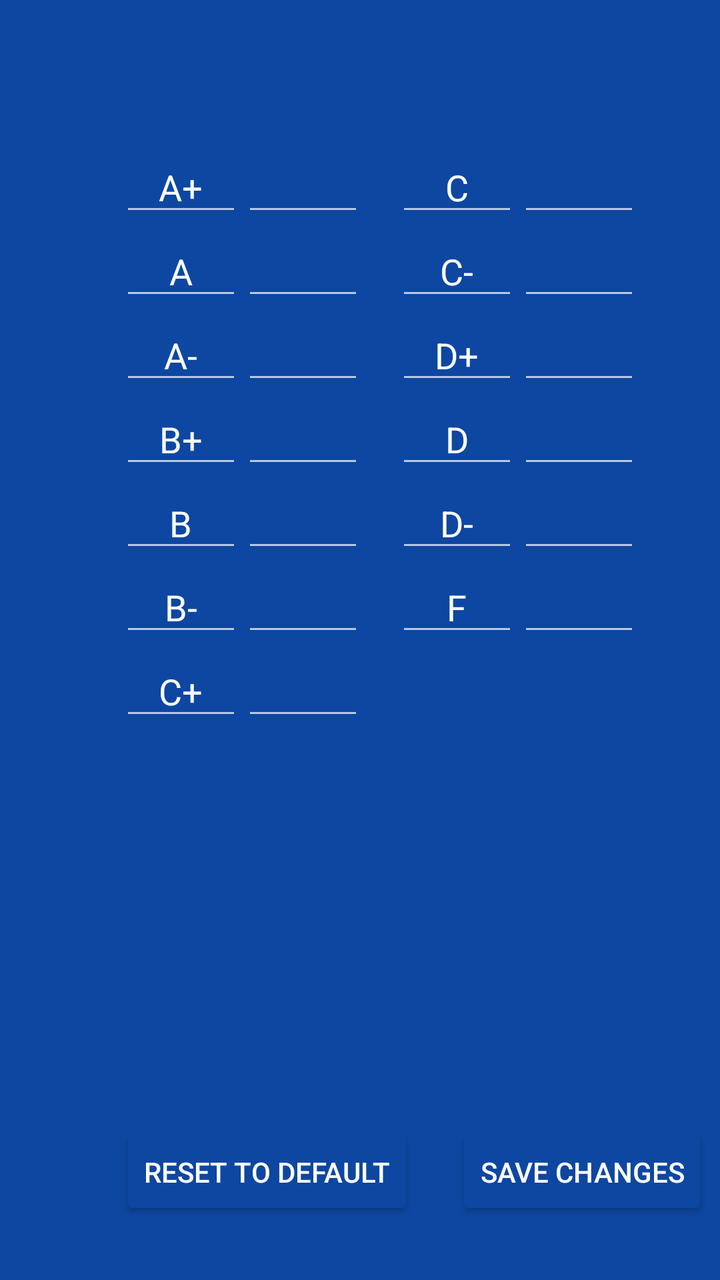
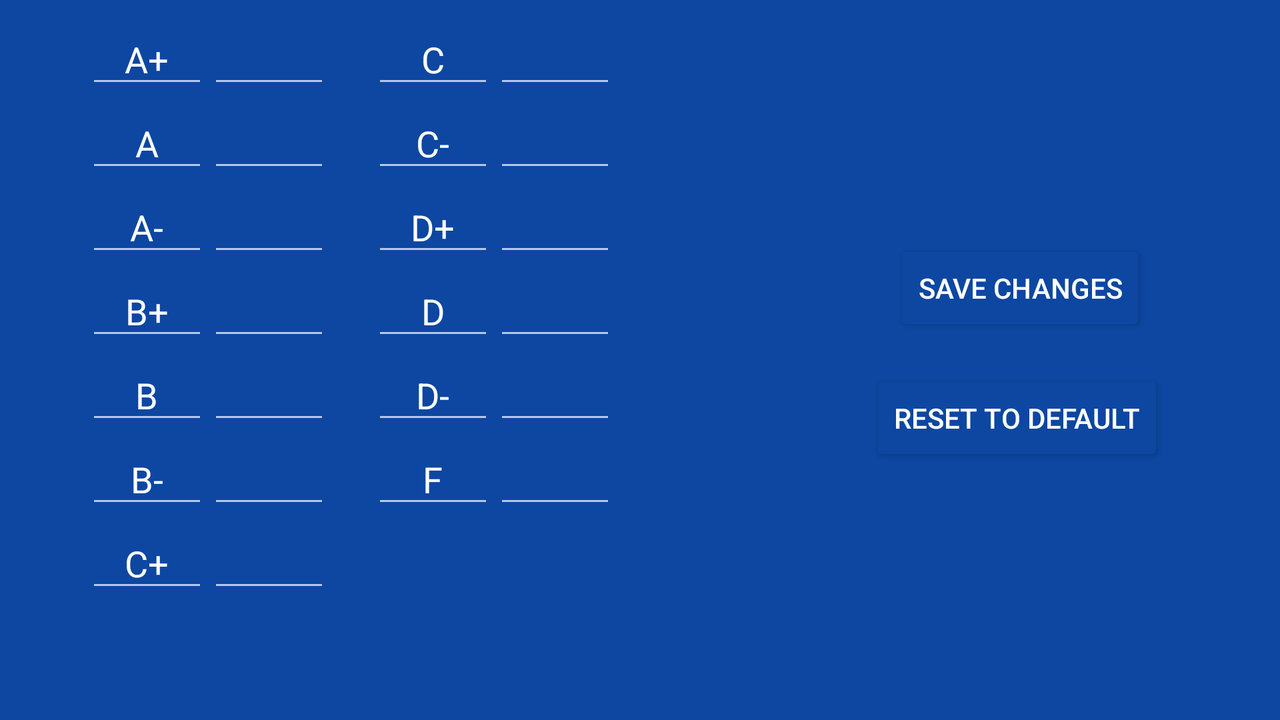

Compare how this app lays out the same screen by default and in its alternative resource folder. The renders come first, then the two layout files and the values they reference.
<!-- AndroidManifest.xml: application theme AppTheme -->
<!-- res/layout/activity_change_scale.xml -->
<?xml version="1.0" encoding="utf-8"?>
<android.support.constraint.ConstraintLayout xmlns:android="http://schemas.android.com/apk/res/android"
    xmlns:app="http://schemas.android.com/apk/res-auto"
    xmlns:tools="http://schemas.android.com/tools"
    android:layout_width="match_parent"
    android:layout_height="match_parent"
    tools:context="kobeissidev.calculategpa.ChangeScale"
    tools:layout_editor_absoluteY="25dp"
    tools:layout_editor_absoluteX="0dp">

    <Button
        android:id="@+id/defaultButton"
        android:layout_width="wrap_content"
        android:layout_height="wrap_content"
        android:layout_marginStart="60dp"
        android:text="Reset To Default"
        app:layout_constraintBaseline_toBaselineOf="@+id/saveButton"
        tools:layout_constraintBaseline_creator="1"
        tools:layout_constraintLeft_creator="1"
        app:layout_constraintLeft_toLeftOf="parent" />

    <GridLayout
        android:layout_width="126dp"
        android:layout_height="253dp"
        android:layout_marginStart="13dp"
        tools:layout_constraintTop_creator="1"
        tools:layout_constraintLeft_creator="1"
        app:layout_constraintTop_toTopOf="@+id/gridLayout"
        app:layout_constraintLeft_toRightOf="@+id/gridLayout">

        <EditText
            android:id="@+id/cLabel"
            android:layout_width="61dp"
            android:layout_height="42dp"
            android:editable="false"
            android:ems="10"
            android:inputType="none"
            android:text="C"
            android:textAlignment="center"
            android:imeOptions="actionDone"
            tools:layout_editor_absoluteX="283dp"
            tools:layout_editor_absoluteY="16dp" />

        <EditText
            android:id="@+id/c"
            android:layout_width="61dp"
            android:layout_height="42dp"
            android:ems="10"
            android:inputType="numberDecimal"
            android:maxLength="4"
            android:textAlignment="center"
            android:imeOptions="actionDone"
            tools:layout_editor_absoluteX="350dp"
            tools:layout_editor_absoluteY="16dp" />

        <EditText
            android:id="@+id/cMinusLabel"
            android:layout_width="61dp"
            android:layout_height="42dp"
            android:layout_column="0"
            android:layout_row="1"
            android:editable="false"
            android:ems="10"
            android:inputType="none"
            android:text="C-"
            android:textAlignment="center"
            android:imeOptions="actionDone"
            tools:layout_editor_absoluteX="283dp"
            tools:layout_editor_absoluteY="59dp" />

        <EditText
            android:id="@+id/dPlusLabel"
            android:layout_width="61dp"
            android:layout_height="42dp"
            android:layout_column="0"
            android:layout_row="2"
            android:editable="false"
            android:ems="10"
            android:inputType="none"
            android:text="D+"
            android:textAlignment="center"
            android:imeOptions="actionDone"
            tools:layout_editor_absoluteX="283dp"
            tools:layout_editor_absoluteY="101dp" />

        <EditText
            android:id="@+id/fLabel"
            android:layout_width="61dp"
            android:layout_height="42dp"
            android:layout_column="0"
            android:layout_row="5"
            android:editable="false"
            android:ems="10"
            android:inputType="none"
            android:text="F"
            android:textAlignment="center"
            android:imeOptions="actionDone"
            tools:layout_editor_absoluteX="283dp"
            tools:layout_editor_absoluteY="221dp" />

        <EditText
            android:id="@+id/dMinusLabel"
            android:layout_width="61dp"
            android:layout_height="42dp"
            android:layout_column="0"
            android:layout_row="4"
            android:editable="false"
            android:ems="10"
            android:inputType="none"
            android:text="D-"
            android:textAlignment="center"
            android:imeOptions="actionDone"
            tools:layout_editor_absoluteX="283dp"
            tools:layout_editor_absoluteY="187dp" />

        <EditText
            android:id="@+id/dLabel"
            android:layout_width="61dp"
            android:layout_height="42dp"
            android:layout_column="0"
            android:layout_row="3"
            android:editable="false"
            android:ems="10"
            android:inputType="none"
            android:text="D"
            android:textAlignment="center"
            android:imeOptions="actionDone"
            tools:layout_editor_absoluteX="283dp"
            tools:layout_editor_absoluteY="143dp" />

        <EditText
            android:id="@+id/F"
            android:layout_width="61dp"
            android:layout_height="42dp"
            android:layout_column="1"
            android:layout_row="5"
            android:ems="10"
            android:inputType="numberDecimal"
            android:maxLength="4"
            android:textAlignment="center"
            android:imeOptions="actionDone"
            tools:layout_editor_absoluteX="350dp"
            tools:layout_editor_absoluteY="221dp" />

        <EditText
            android:id="@+id/dMinus"
            android:layout_width="61dp"
            android:layout_height="42dp"
            android:layout_column="1"
            android:layout_row="4"
            android:ems="10"
            android:inputType="numberDecimal"
            android:maxLength="4"
            android:textAlignment="center"
            android:imeOptions="actionDone"
            tools:layout_editor_absoluteX="350dp"
            tools:layout_editor_absoluteY="179dp" />

        <EditText
            android:id="@+id/d"
            android:layout_width="61dp"
            android:layout_height="42dp"
            android:layout_column="1"
            android:layout_row="3"
            android:ems="10"
            android:inputType="numberDecimal"
            android:maxLength="4"
            android:textAlignment="center"
            android:imeOptions="actionDone"
            tools:layout_editor_absoluteX="350dp"
            tools:layout_editor_absoluteY="143dp" />

        <EditText
            android:id="@+id/dPlus"
            android:layout_width="61dp"
            android:layout_height="42dp"
            android:layout_column="1"
            android:layout_row="2"
            android:ems="10"
            android:inputType="numberDecimal"
            android:maxLength="4"
            android:textAlignment="center"
            android:imeOptions="actionDone"
            tools:layout_editor_absoluteX="350dp"
            tools:layout_editor_absoluteY="101dp" />

        <EditText
            android:id="@+id/cMinus"
            android:layout_width="61dp"
            android:layout_height="42dp"
            android:layout_column="1"
            android:layout_row="1"
            android:ems="10"
            android:inputType="numberDecimal"
            android:textAlignment="center"
            android:imeOptions="actionDone"
            tools:layout_editor_absoluteX="344dp"
            tools:layout_editor_absoluteY="59dp" />
    </GridLayout>

    <GridLayout
        android:id="@+id/gridLayout"
        android:layout_width="125dp"
        android:layout_height="300dp"
        android:layout_marginStart="60dp"
        tools:layout_constraintTop_creator="1"
        android:layout_marginTop="71dp"
        tools:layout_constraintLeft_creator="1"
        app:layout_constraintLeft_toLeftOf="parent"
        app:layout_constraintTop_toTopOf="parent">

        <EditText
            android:id="@+id/aPlusLabel"
            android:layout_width="61dp"
            android:layout_height="42dp"
            android:editable="false"
            android:ems="10"
            android:inputType="none"
            android:text="A+"
            android:textAlignment="center"
            android:imeOptions="actionDone"
            tools:layout_editor_absoluteX="91dp"
            tools:layout_editor_absoluteY="51dp" />

        <EditText
            android:id="@+id/aMinusLabel"
            android:layout_width="61dp"
            android:layout_height="42dp"
            android:layout_column="0"
            android:layout_row="2"
            android:editable="false"
            android:ems="10"
            android:inputType="none"
            android:text="A-"
            android:textAlignment="center"
            android:imeOptions="actionDone"
            tools:layout_editor_absoluteX="91dp"
            tools:layout_editor_absoluteY="135dp" />

        <EditText
            android:id="@+id/bPlusLabel"
            android:layout_width="61dp"
            android:layout_height="42dp"
            android:layout_column="0"
            android:layout_row="3"
            android:editable="false"
            android:ems="10"
            android:inputType="none"
            android:text="B+"
            android:textAlignment="center"
            android:imeOptions="actionDone"
            tools:layout_editor_absoluteX="91dp"
            tools:layout_editor_absoluteY="177dp" />

        <EditText
            android:id="@+id/bLabel"
            android:layout_width="61dp"
            android:layout_height="42dp"
            android:layout_column="0"
            android:layout_row="4"
            android:editable="false"
            android:ems="10"
            android:inputType="none"
            android:text="B"
            android:textAlignment="center"
            android:imeOptions="actionDone"
            tools:layout_editor_absoluteX="91dp"
            tools:layout_editor_absoluteY="221dp" />

        <EditText
            android:id="@+id/aLabel"
            android:layout_width="61dp"
            android:layout_height="42dp"
            android:layout_column="0"
            android:layout_row="1"
            android:editable="false"
            android:ems="10"
            android:inputType="none"
            android:text="A"
            android:textAlignment="center"
            android:imeOptions="actionDone"
            tools:layout_editor_absoluteX="91dp"
            tools:layout_editor_absoluteY="93dp" />

        <EditText
            android:id="@+id/bMinusLabel"
            android:layout_width="61dp"
            android:layout_height="42dp"
            android:layout_column="0"
            android:layout_row="5"
            android:editable="false"
            android:ems="10"
            android:inputType="none"
            android:text="B-"
            android:textAlignment="center"
            android:imeOptions="actionDone"
            tools:layout_editor_absoluteX="91dp"
            tools:layout_editor_absoluteY="263dp" />

        <EditText
            android:id="@+id/cPlusLabel"
            android:layout_width="61dp"
            android:layout_height="42dp"
            android:layout_column="0"
            android:layout_row="6"
            android:editable="false"
            android:ems="10"
            android:inputType="none"
            android:text="C+"
            android:textAlignment="center"
            android:imeOptions="actionDone"
            tools:layout_editor_absoluteX="91dp"
            tools:layout_editor_absoluteY="305dp" />

        <EditText
            android:id="@+id/b"
            android:layout_width="61dp"
            android:layout_height="42dp"
            android:layout_column="1"
            android:layout_row="4"
            android:ems="10"
            android:inputType="numberDecimal"
            android:maxLength="4"
            android:textAlignment="center"
            android:imeOptions="actionDone"
            tools:layout_editor_absoluteX="152dp"
            tools:layout_editor_absoluteY="177dp" />

        <EditText
            android:id="@+id/a"
            android:layout_width="61dp"
            android:layout_height="42dp"
            android:layout_column="1"
            android:layout_row="1"
            android:ems="10"
            android:inputType="numberDecimal"
            android:maxLength="4"
            android:textAlignment="center"
            android:imeOptions="actionDone"
            tools:layout_editor_absoluteX="152dp"
            tools:layout_editor_absoluteY="51dp" />

        <EditText
            android:id="@+id/aMinus"
            android:layout_width="61dp"
            android:layout_height="42dp"
            android:layout_column="1"
            android:layout_row="2"
            android:ems="10"
            android:inputType="numberDecimal"
            android:maxLength="4"
            android:textAlignment="center"
            android:imeOptions="actionDone"
            tools:layout_editor_absoluteX="152dp"
            tools:layout_editor_absoluteY="93dp" />

        <EditText
            android:id="@+id/bPlus"
            android:layout_width="61dp"
            android:layout_height="42dp"
            android:layout_column="1"
            android:layout_row="3"
            android:ems="10"
            android:inputType="numberDecimal"
            android:maxLength="4"
            android:textAlignment="center"
            android:imeOptions="actionDone"
            tools:layout_editor_absoluteX="152dp"
            tools:layout_editor_absoluteY="135dp" />

        <EditText
            android:id="@+id/bMinus"
            android:layout_width="61dp"
            android:layout_height="42dp"
            android:layout_column="1"
            android:layout_row="5"
            android:ems="10"
            android:inputType="numberDecimal"
            android:maxLength="4"
            android:textAlignment="center"
            android:imeOptions="actionDone"
            tools:layout_editor_absoluteX="152dp"
            tools:layout_editor_absoluteY="221dp" />

        <EditText
            android:id="@+id/cPlus"
            android:layout_width="61dp"
            android:layout_height="42dp"
            android:layout_column="1"
            android:layout_row="6"
            android:ems="10"
            android:inputType="numberDecimal"
            android:maxLength="4"
            android:textAlignment="center"
            android:imeOptions="actionDone"
            tools:layout_editor_absoluteX="152dp"
            tools:layout_editor_absoluteY="263dp" />

        <EditText
            android:id="@+id/aPlus"
            android:layout_width="61dp"
            android:layout_height="42dp"
            android:layout_column="1"
            android:layout_row="0"
            android:ems="10"
            android:inputType="numberDecimal"
            android:maxLength="4"
            android:textAlignment="center"
            android:imeOptions="actionDone"
            tools:layout_editor_absoluteX="175dp"
            tools:layout_editor_absoluteY="101dp" />
    </GridLayout>

    <Button
        android:id="@+id/saveButton"
        android:layout_width="wrap_content"
        android:layout_height="wrap_content"
        android:text="Save Changes"
        android:layout_marginStart="21dp"
        app:layout_constraintLeft_toRightOf="@+id/defaultButton"
        tools:layout_constraintBottom_creator="1"
        app:layout_constraintBottom_toBottomOf="parent"
        android:layout_marginBottom="30dp" />

</android.support.constraint.ConstraintLayout>
<!-- resources referenced by this layout -->
<resources>
  <style name="AppTheme" parent="android:Theme.Material">
          
          <item name="colorPrimary">@color/colorPrimaryDark</item>
          <item name="colorPrimaryDark">@color/colorPrimaryDark</item>
          <item name="colorAccent">@color/white</item>
          <item name="android:statusBarColor">@color/colorPrimaryDark</item>
          <item name="android:colorBackground">@color/colorPrimaryDark</item>
          <item name="android:colorButtonNormal">@color/colorPrimaryDark</item>
          <item name="android:navigationBarColor">@color/colorPrimaryDark</item>
          <item name="android:background">@color/colorPrimaryDark</item>
      </style>
  <color name="colorPrimaryDark">#0d47a1</color>
  <color name="white">@android:color/white</color>
</resources>
<!-- res/layout-land/activity_change_scale.xml (the repository's variant of the layout above) -->
<!-- drawn on the phone turned sideways -->
<?xml version="1.0" encoding="utf-8"?>
<android.support.constraint.ConstraintLayout xmlns:android="http://schemas.android.com/apk/res/android"
    xmlns:app="http://schemas.android.com/apk/res-auto"
    xmlns:tools="http://schemas.android.com/tools"
    android:layout_width="match_parent"
    android:layout_height="match_parent"
    tools:context="kobeissidev.calculategpa.ChangeScale"
    tools:layout_editor_absoluteY="73dp"
    tools:layout_editor_absoluteX="0dp">

    <Button
        android:id="@+id/defaultButton"
        android:layout_width="wrap_content"
        android:layout_height="wrap_content"
        android:text="Reset To Default"
        android:layout_marginEnd="58dp"
        tools:layout_constraintRight_creator="1"
        tools:layout_constraintBottom_creator="1"
        app:layout_constraintBottom_toBottomOf="parent"
        app:layout_constraintRight_toRightOf="parent"
        android:layout_marginBottom="127dp" />

    <Button
        android:id="@+id/saveButton"
        android:layout_width="wrap_content"
        android:layout_height="wrap_content"
        android:text="Save Changes"
        android:layout_marginStart="12dp"
        tools:layout_constraintBottom_creator="1"
        app:layout_constraintBottom_toTopOf="@+id/defaultButton"
        tools:layout_constraintLeft_creator="1"
        android:layout_marginBottom="17dp"
        app:layout_constraintLeft_toLeftOf="@+id/defaultButton" />

    <GridLayout
        android:id="@+id/gridLayout"
        android:layout_width="125dp"
        android:layout_height="0dp"
        android:layout_marginStart="43dp"
        tools:layout_constraintTop_creator="1"
        android:layout_marginTop="7dp"
        tools:layout_constraintLeft_creator="1"
        app:layout_constraintLeft_toLeftOf="parent"
        app:layout_constraintTop_toTopOf="parent">

        <EditText
            android:id="@+id/aPlusLabel"
            android:layout_width="61dp"
            android:layout_height="42dp"
            android:editable="false"
            android:ems="10"
            android:imeOptions="actionDone"
            android:inputType="none"
            android:text="A+"
            android:textAlignment="center"
            tools:layout_editor_absoluteX="91dp"
            tools:layout_editor_absoluteY="51dp" />

        <EditText
            android:id="@+id/aMinusLabel"
            android:layout_width="61dp"
            android:layout_height="42dp"
            android:layout_column="0"
            android:layout_row="2"
            android:editable="false"
            android:ems="10"
            android:imeOptions="actionDone"
            android:inputType="none"
            android:text="A-"
            android:textAlignment="center"
            tools:layout_editor_absoluteX="91dp"
            tools:layout_editor_absoluteY="135dp" />

        <EditText
            android:id="@+id/bPlusLabel"
            android:layout_width="61dp"
            android:layout_height="42dp"
            android:layout_column="0"
            android:layout_row="3"
            android:editable="false"
            android:ems="10"
            android:imeOptions="actionDone"
            android:inputType="none"
            android:text="B+"
            android:textAlignment="center"
            tools:layout_editor_absoluteX="91dp"
            tools:layout_editor_absoluteY="177dp" />

        <EditText
            android:id="@+id/bLabel"
            android:layout_width="61dp"
            android:layout_height="42dp"
            android:layout_column="0"
            android:layout_row="4"
            android:editable="false"
            android:ems="10"
            android:imeOptions="actionDone"
            android:inputType="none"
            android:text="B"
            android:textAlignment="center"
            tools:layout_editor_absoluteX="91dp"
            tools:layout_editor_absoluteY="221dp" />

        <EditText
            android:id="@+id/aLabel"
            android:layout_width="61dp"
            android:layout_height="42dp"
            android:layout_column="0"
            android:layout_row="1"
            android:editable="false"
            android:ems="10"
            android:imeOptions="actionDone"
            android:inputType="none"
            android:text="A"
            android:textAlignment="center"
            tools:layout_editor_absoluteX="91dp"
            tools:layout_editor_absoluteY="93dp" />

        <EditText
            android:id="@+id/bMinusLabel"
            android:layout_width="61dp"
            android:layout_height="42dp"
            android:layout_column="0"
            android:layout_row="5"
            android:editable="false"
            android:ems="10"
            android:imeOptions="actionDone"
            android:inputType="none"
            android:text="B-"
            android:textAlignment="center"
            tools:layout_editor_absoluteX="91dp"
            tools:layout_editor_absoluteY="263dp" />

        <EditText
            android:id="@+id/cPlusLabel"
            android:layout_width="61dp"
            android:layout_height="42dp"
            android:layout_column="0"
            android:layout_row="6"
            android:editable="false"
            android:ems="10"
            android:imeOptions="actionDone"
            android:inputType="none"
            android:text="C+"
            android:textAlignment="center"
            tools:layout_editor_absoluteX="91dp"
            tools:layout_editor_absoluteY="305dp" />

        <EditText
            android:id="@+id/b"
            android:layout_width="61dp"
            android:layout_height="42dp"
            android:layout_column="1"
            android:layout_row="4"
            android:ems="10"
            android:imeOptions="actionDone"
            android:inputType="numberDecimal"
            android:maxLength="4"
            android:textAlignment="center"
            tools:layout_editor_absoluteX="152dp"
            tools:layout_editor_absoluteY="177dp" />

        <EditText
            android:id="@+id/a"
            android:layout_width="61dp"
            android:layout_height="42dp"
            android:layout_column="1"
            android:layout_row="1"
            android:ems="10"
            android:imeOptions="actionDone"
            android:inputType="numberDecimal"
            android:maxLength="4"
            android:textAlignment="center"
            tools:layout_editor_absoluteX="152dp"
            tools:layout_editor_absoluteY="51dp" />

        <EditText
            android:id="@+id/aMinus"
            android:layout_width="61dp"
            android:layout_height="42dp"
            android:layout_column="1"
            android:layout_row="2"
            android:ems="10"
            android:imeOptions="actionDone"
            android:inputType="numberDecimal"
            android:maxLength="4"
            android:textAlignment="center"
            tools:layout_editor_absoluteX="152dp"
            tools:layout_editor_absoluteY="93dp" />

        <EditText
            android:id="@+id/bPlus"
            android:layout_width="61dp"
            android:layout_height="42dp"
            android:layout_column="1"
            android:layout_row="3"
            android:ems="10"
            android:imeOptions="actionDone"
            android:inputType="numberDecimal"
            android:maxLength="4"
            android:textAlignment="center"
            tools:layout_editor_absoluteX="152dp"
            tools:layout_editor_absoluteY="135dp" />

        <EditText
            android:id="@+id/bMinus"
            android:layout_width="61dp"
            android:layout_height="42dp"
            android:layout_column="1"
            android:layout_row="5"
            android:ems="10"
            android:imeOptions="actionDone"
            android:inputType="numberDecimal"
            android:maxLength="4"
            android:textAlignment="center"
            tools:layout_editor_absoluteX="152dp"
            tools:layout_editor_absoluteY="221dp" />

        <EditText
            android:id="@+id/cPlus"
            android:layout_width="61dp"
            android:layout_height="42dp"
            android:layout_column="1"
            android:layout_row="6"
            android:ems="10"
            android:imeOptions="actionDone"
            android:inputType="numberDecimal"
            android:maxLength="4"
            android:textAlignment="center"
            tools:layout_editor_absoluteX="152dp"
            tools:layout_editor_absoluteY="263dp" />

        <EditText
            android:id="@+id/aPlus"
            android:layout_width="61dp"
            android:layout_height="42dp"
            android:layout_column="1"
            android:layout_row="0"
            android:ems="10"
            android:imeOptions="actionDone"
            android:inputType="numberDecimal"
            android:maxLength="4"
            android:textAlignment="center"
            tools:layout_editor_absoluteX="175dp"
            tools:layout_editor_absoluteY="101dp" />
    </GridLayout>

    <GridLayout
        android:layout_width="126dp"
        android:layout_height="253dp"
        android:layout_marginStart="18dp"
        tools:layout_constraintTop_creator="1"
        android:layout_marginTop="7dp"
        tools:layout_constraintLeft_creator="1"
        app:layout_constraintTop_toTopOf="parent"
        app:layout_constraintLeft_toRightOf="@+id/gridLayout">

        <EditText
            android:id="@+id/cLabel"
            android:layout_width="61dp"
            android:layout_height="42dp"
            android:editable="false"
            android:ems="10"
            android:imeOptions="actionDone"
            android:inputType="none"
            android:text="C"
            android:textAlignment="center"
            tools:layout_editor_absoluteX="283dp"
            tools:layout_editor_absoluteY="16dp" />

        <EditText
            android:id="@+id/c"
            android:layout_width="61dp"
            android:layout_height="42dp"
            android:ems="10"
            android:imeOptions="actionDone"
            android:inputType="numberDecimal"
            android:maxLength="4"
            android:textAlignment="center"
            tools:layout_editor_absoluteX="350dp"
            tools:layout_editor_absoluteY="16dp" />

        <EditText
            android:id="@+id/cMinusLabel"
            android:layout_width="61dp"
            android:layout_height="42dp"
            android:layout_column="0"
            android:layout_row="1"
            android:editable="false"
            android:ems="10"
            android:imeOptions="actionDone"
            android:inputType="none"
            android:text="C-"
            android:textAlignment="center"
            tools:layout_editor_absoluteX="283dp"
            tools:layout_editor_absoluteY="59dp" />

        <EditText
            android:id="@+id/dPlusLabel"
            android:layout_width="61dp"
            android:layout_height="42dp"
            android:layout_column="0"
            android:layout_row="2"
            android:editable="false"
            android:ems="10"
            android:imeOptions="actionDone"
            android:inputType="none"
            android:text="D+"
            android:textAlignment="center"
            tools:layout_editor_absoluteX="283dp"
            tools:layout_editor_absoluteY="101dp" />

        <EditText
            android:id="@+id/fLabel"
            android:layout_width="61dp"
            android:layout_height="42dp"
            android:layout_column="0"
            android:layout_row="5"
            android:editable="false"
            android:ems="10"
            android:imeOptions="actionDone"
            android:inputType="none"
            android:text="F"
            android:textAlignment="center"
            tools:layout_editor_absoluteX="283dp"
            tools:layout_editor_absoluteY="221dp" />

        <EditText
            android:id="@+id/dMinusLabel"
            android:layout_width="61dp"
            android:layout_height="42dp"
            android:layout_column="0"
            android:layout_row="4"
            android:editable="false"
            android:ems="10"
            android:imeOptions="actionDone"
            android:inputType="none"
            android:text="D-"
            android:textAlignment="center"
            tools:layout_editor_absoluteX="283dp"
            tools:layout_editor_absoluteY="187dp" />

        <EditText
            android:id="@+id/dLabel"
            android:layout_width="61dp"
            android:layout_height="42dp"
            android:layout_column="0"
            android:layout_row="3"
            android:editable="false"
            android:ems="10"
            android:imeOptions="actionDone"
            android:inputType="none"
            android:text="D"
            android:textAlignment="center"
            tools:layout_editor_absoluteX="283dp"
            tools:layout_editor_absoluteY="143dp" />

        <EditText
            android:id="@+id/F"
            android:layout_width="61dp"
            android:layout_height="42dp"
            android:layout_column="1"
            android:layout_row="5"
            android:ems="10"
            android:imeOptions="actionDone"
            android:inputType="numberDecimal"
            android:maxLength="4"
            android:textAlignment="center"
            tools:layout_editor_absoluteX="350dp"
            tools:layout_editor_absoluteY="221dp" />

        <EditText
            android:id="@+id/dMinus"
            android:layout_width="61dp"
            android:layout_height="42dp"
            android:layout_column="1"
            android:layout_row="4"
            android:ems="10"
            android:imeOptions="actionDone"
            android:inputType="numberDecimal"
            android:maxLength="4"
            android:textAlignment="center"
            tools:layout_editor_absoluteX="350dp"
            tools:layout_editor_absoluteY="179dp" />

        <EditText
            android:id="@+id/d"
            android:layout_width="61dp"
            android:layout_height="42dp"
            android:layout_column="1"
            android:layout_row="3"
            android:ems="10"
            android:imeOptions="actionDone"
            android:inputType="numberDecimal"
            android:maxLength="4"
            android:textAlignment="center"
            tools:layout_editor_absoluteX="350dp"
            tools:layout_editor_absoluteY="143dp" />

        <EditText
            android:id="@+id/dPlus"
            android:layout_width="61dp"
            android:layout_height="42dp"
            android:layout_column="1"
            android:layout_row="2"
            android:ems="10"
            android:imeOptions="actionDone"
            android:inputType="numberDecimal"
            android:maxLength="4"
            android:textAlignment="center"
            tools:layout_editor_absoluteX="350dp"
            tools:layout_editor_absoluteY="101dp" />

        <EditText
            android:id="@+id/cMinus"
            android:layout_width="61dp"
            android:layout_height="42dp"
            android:layout_column="1"
            android:layout_row="1"
            android:ems="10"
            android:imeOptions="actionDone"
            android:inputType="numberDecimal"
            android:textAlignment="center"
            tools:layout_editor_absoluteX="344dp"
            tools:layout_editor_absoluteY="59dp" />
    </GridLayout>

</android.support.constraint.ConstraintLayout>
